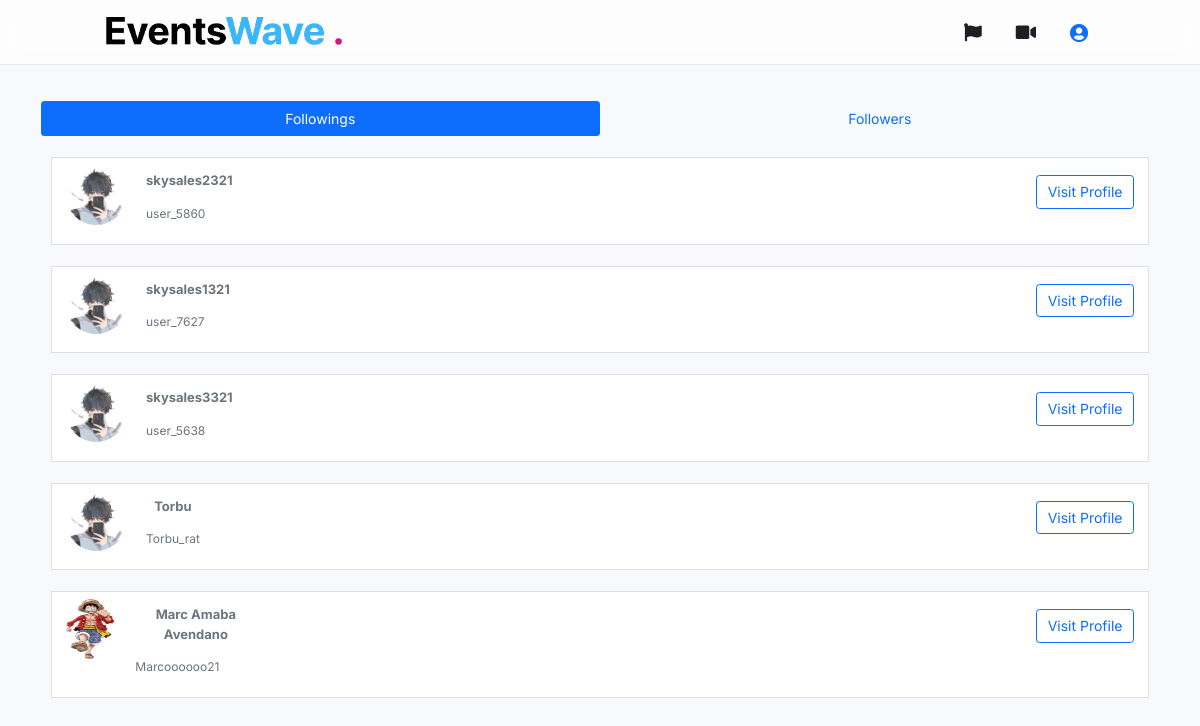
Page /Info.php (signed in) on the committed database.
### tables this page shows
CREATE TABLE IF NOT EXISTS `fallowing` (
  `ID` int(11) NOT NULL AUTO_INCREMENT,
  `User_Id` int(11) NOT NULL,
  `Other_user_id` int(11) NOT NULL,
  PRIMARY KEY (`ID`)
);

CREATE TABLE IF NOT EXISTS `users` (
  `User_ID` int(11) NOT NULL AUTO_INCREMENT,
  `FULL_NAME` varchar(100) NOT NULL,
  `USER_NAME` varchar(50) NOT NULL,
  `USER_TYPE` varchar(2) NOT NULL,
  `PASSWORD_S` varchar(255) DEFAULT NULL,
  `EMAIL` varchar(60) NOT NULL,
  `IMAGE` varchar(200) DEFAULT 'assets/images/profile_pics/default.png',
  `FACEBOOK` varchar(200) DEFAULT 'www.facebook.com',
  `WHATSAPP` varchar(200) DEFAULT 'www.webwhatsapp.com',
  `BIO` varchar(500) DEFAULT 'bio here',
  `FALLOWERS` int(11) DEFAULT 0,
  `FALLOWING` int(11) DEFAULT 0,
  `POSTS` int(11) DEFAULT 0,
  `is_tagged` tinyint(1) DEFAULT 0,
  PRIMARY KEY (`User_ID`)
);

### Results_Provider.php (called while the page is built, shortened)
<?php
function get_My_Followings()
{
    include "config.php";
    $my_id = $_SESSION['id'];
    $SQL = "SELECT * FROM fallowing WHERE User_Id = $my_id;";
    $stmt = $conn->prepare($SQL);
    $stmt->execute();
    $users = $stmt->get_result();
    return $users;
}

### get_dataById.php (called while the page is built, shortened)
<?php
function get_UserData($user_id)
{
    include('config.php');
    $sql = "SELECT * FROM users WHERE USER_ID = $user_id";
    $result = $conn->query($sql);
    if ($result->num_rows > 0)
    {
        while($row = $result->fetch_assoc())
        {
            $User_Name = $row["USER_NAME"];
            $Full_Name = $row["FULL_NAME"];
            $Profile_Picture = $row["IMAGE"];
            $data_array = array($User_Name, $Full_Name, $Profile_Picture);
            return $data_array;
        }
    }else
    {
        return 0;
    }
}
?>

### Info.php (the view, shortened to what this page needs)
<!DOCTYPE html>
<html lang="en">
<head>
  <link rel="stylesheet" href="https://cdn.jsdelivr.net/npm/bootstrap@5.1.3/dist/css/bootstrap.rtl.min.css">
  <link rel="stylesheet" href="https://use.fontawesome.com/releases/v5.15.4/css/all.css"/>
  <link rel="stylesheet" href="assets/css/style.css">
  <link rel="stylesheet" href="assets/css/profile-page.css">
  <link rel="stylesheet" href="assets/css/section.css">
  <link rel="stylesheet" href="assets/css/posting.css">
  <link rel="stylesheet" href="assets/css/right_col.css">
  <link rel="stylesheet" href="assets/css/responsive.css">
  <link rel="stylesheet" href="assets/css/discover.css">
  <link rel="stylesheet" href="assets/css/results.css">
</head>
<body>
<nav class="navbar">
  <div class="nav-wrapper">
    <img src="assets/images/black_logo.png" class="brand-img" id="logo-img">
    <div class="nav-items">
        <a href="Events.php" style="text-decoration: none; color: #1c1f23"><i class="icon fas fa-flag fa-lg"></i></a>
        <a href="shorts.php" style="text-decoration: none; color: #1c1f23"><i class="icon fas fa-video fa-lg"></i></a>
        <div class="icon user-profile">
            <a href="my_Profile.php" ><i class="fas fa-user-circle fa-lg"></i></a>
        </div>
    </div>
  </div>
</nav>
<main>
  <div class="discover-container">
    <div class="gallery">
      <div class="container mt-3">
        <br>
        <ul class="nav nav-pills nav-justified" role="tablist">
          <li class="nav-item">
            <a class="nav-link active" data-bs-toggle="pill" href="#home">Followings</a>
          </li>
          <li class="nav-item">
            <a class="nav-link" data-bs-toggle="pill" href="#menu1">Followers</a>
          </li>
        </ul>
        <div class="tab-content">
          <div id="home" class="container tab-pane active"><br>
              <ul class="list-group">
                  <?php
                  include('Results_Provider.php');
                  include('get_dataById.php');
                  $users = get_My_Followings();
                  foreach($users as $members){
                      $extract_data = get_UserData($members['Other_user_id']);?>
                      <div class="result-section">
                          <li class="list-group-item search-result-item">
                              <img src="<?php echo "assets/images/profiles/".$extract_data[2]; ?>" alt="profile-image">
                              <div class="profile_card" style="margin-left: 20px;">
                                  <div>
                                      <p class="username" style="font-weight: bold;"><?php echo $extract_data[1]; ?></p>
                                      <p class="sub-text"><?php echo $extract_data['0']; ?></p>
                                  </div>
                              </div>
                              <div class="search-result-item-button">
                                  <form method="post" action="follower_acc.php">
                                      <button type="submit" class="btn btn-outline-primary">Visit Profile</button>
                                  </form>
                              </div>
                          </li><br>
                      </div>
                  <?php }?>
              </ul>
          </div>
        </div>
      </div>
    </div>
  </div>
</main>
</body>
</html>

### assets/css/style.css (style rules this page uses)
:root { --bg: #f7f9fc; --card: #ffffff; --primary: #0b5ed7; --text: #1c1f23; --muted: #6c757d; --border: #eaeaea; }
* { margin: 0; padding: 0; box-sizing: border-box; font-family: 'Inter', sans-serif; }
body { background: var(--bg); color: var(--text); }
.navbar { position: fixed; top: 0; width: 100%; height: 65px; background: rgba(255,255,255,0.7); backdrop-filter: blur(10px); border-bottom: 1px solid var(--border); display: flex; justify-content: center; z-index: 100; }
.nav-wrapper { width: 90%; max-width: 1000px; display: flex; justify-content: space-between; align-items: center; }
.nav-items { display: flex; align-items: center; gap: 10px; }
.icon { cursor: pointer; font-size: 18px; }
.brand-img { height: 35px; }
.icon { margin: 0 12px; cursor: pointer; transition: 0.2s; }

### assets/css/profile-page.css (style rules this page uses)
* { font-size: 14px; }
.gallery { display: flex; flex-wrap: wrap; margin: -1rem -1rem; padding-bottom: 3rem; }

### assets/css/section.css (style rules this page uses)
.username { font-size: 13px; text-align: center; margin-top: 6px; color: var(--muted); }

### assets/css/right_col.css (style rules this page uses)
.sub-text { font-size: 12px; color: var(--muted); }

### assets/css/discover.css (style rules this page uses)
.discover-container { max-width: 95.5rem; margin: 80px auto; padding: 0 2rem; }

### assets/css/results.css (style rules this page uses)
.search-result-item { display: flex; justify-content: flex-start; align-items: flex-start; }
.search-result-item img { width: 60px; height: 60px; border-radius: 50%; }
.search-result-item-button { width: 100%; margin-top: 10px; }
.search-result-item-button button { float: right; }
.username { font-weight: bold; }

### rows in the picture
fallowing: users.IMAGE (placeholder picture), users.FULL_NAME "skysales2321", users.USER_NAME "user_5860"
fallowing: users.IMAGE (placeholder picture), users.FULL_NAME "skysales1321", users.USER_NAME "user_7627"
fallowing: users.IMAGE (placeholder picture), users.FULL_NAME "skysales3321", users.USER_NAME "user_5638"
fallowing: users.IMAGE (placeholder picture), users.FULL_NAME "Torbu", users.USER_NAME "Torbu_rat"
fallowing: users.IMAGE (picture), users.FULL_NAME "Marc Amaba Avendano", users.USER_NAME "Marcoooooo21"
